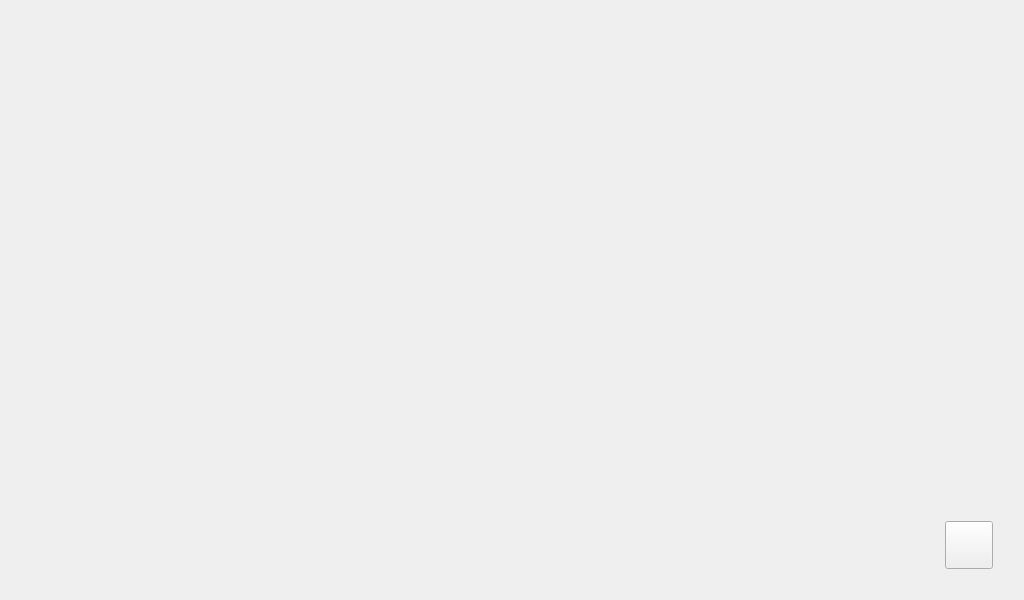
<?xml version="1.0" encoding="UTF-8"?>
<ui version="4.0">
 <class>Widget</class>
 <widget class="QWidget" name="Widget">
  <property name="geometry">
   <rect>
    <x>0</x>
    <y>0</y>
    <width>1024</width>
    <height>600</height>
   </rect>
  </property>
  <property name="windowTitle">
   <string>Widget</string>
  </property>
  <layout class="QVBoxLayout" name="verticalLayout">
   <item>
    <spacer name="verticalSpacer">
     <property name="orientation">
      <enum>Qt::Vertical</enum>
     </property>
     <property name="sizeHint" stdset="0">
      <size>
       <width>20</width>
       <height>494</height>
      </size>
     </property>
    </spacer>
   </item>
   <item>
    <layout class="QHBoxLayout" name="horizontalLayout">
     <item>
      <spacer name="horizontalSpacer">
       <property name="orientation">
        <enum>Qt::Horizontal</enum>
       </property>
       <property name="sizeHint" stdset="0">
        <size>
         <width>40</width>
         <height>20</height>
        </size>
       </property>
      </spacer>
     </item>
     <item>
      <widget class="QPushButton" name="pushButton">
       <property name="minimumSize">
        <size>
         <width>48</width>
         <height>48</height>
        </size>
       </property>
       <property name="maximumSize">
        <size>
         <width>48</width>
         <height>48</height>
        </size>
       </property>
       <property name="styleSheet">
        <string notr="true">QPushButton {
	border-image: url(:/icons/pen.png);
}

QPushButton:pressed {
	border-image: url(:/icons/1.png);
}</string>
       </property>
       <property name="text">
        <string/>
       </property>
      </widget>
     </item>
     <item>
      <spacer name="horizontalSpacer_2">
       <property name="orientation">
        <enum>Qt::Horizontal</enum>
       </property>
       <property name="sizeType">
        <enum>QSizePolicy::Fixed</enum>
       </property>
       <property name="sizeHint" stdset="0">
        <size>
         <width>20</width>
         <height>20</height>
        </size>
       </property>
      </spacer>
     </item>
    </layout>
   </item>
   <item>
    <spacer name="verticalSpacer_2">
     <property name="orientation">
      <enum>Qt::Vertical</enum>
     </property>
     <property name="sizeType">
      <enum>QSizePolicy::Fixed</enum>
     </property>
     <property name="sizeHint" stdset="0">
      <size>
       <width>20</width>
       <height>20</height>
      </size>
     </property>
    </spacer>
   </item>
  </layout>
 </widget>
 <resources/>
 <connections/>
</ui>
